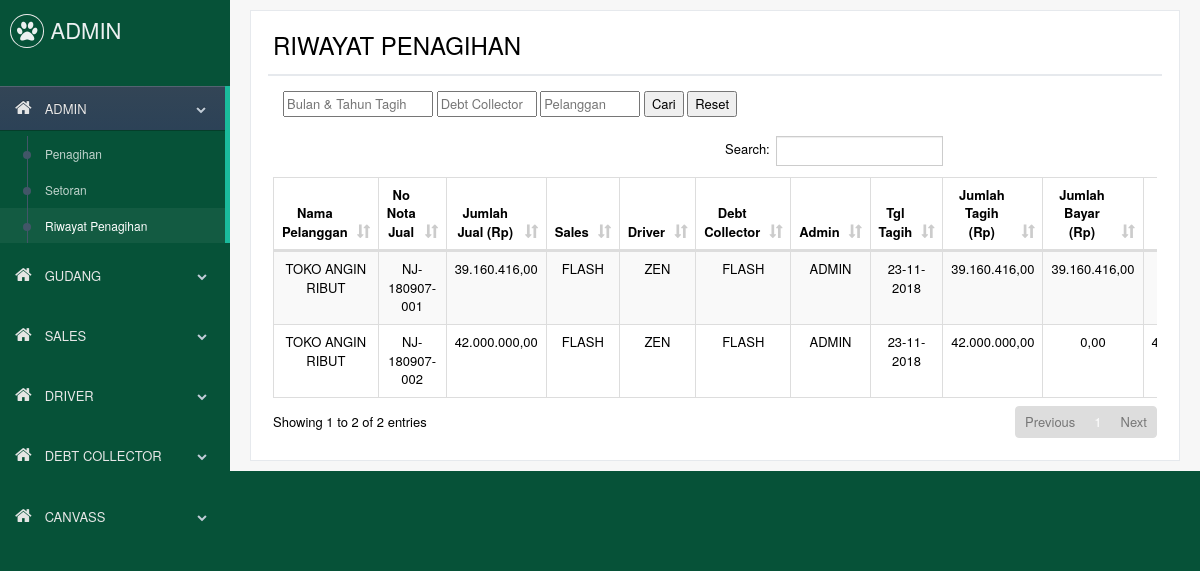
The page /mobile/index.php?page=admin&mode=lap_histori_penagihan (signed in) on the database its author committed.
### tables this page shows
CREATE TABLE `penagihan` (
  `id_penagihan` int(11) NOT NULL,
  `id_karyawan` int(11) DEFAULT NULL,
  `tanggal_tagih` date DEFAULT NULL,
  `tipe` enum('DALAM KOTA','LUAR KOTA') DEFAULT NULL,
  `status_tagih` tinyint(1) DEFAULT NULL,
  `id_admin` int(11) DEFAULT NULL
);

CREATE TABLE `karyawan` (
  `id_karyawan` int(11) NOT NULL,
  `nama_karyawan` varchar(50) NOT NULL,
  `barcode` varchar(10) NOT NULL,
  `ktp` varchar(17) NOT NULL,
  `no_hp` varchar(14) NOT NULL,
  `id_jabatan` int(11) NOT NULL,
  `gaji` float NOT NULL,
  `harian` float NOT NULL,
  `lembur` float NOT NULL,
  `status` tinyint(1) NOT NULL
);

### mobile/assets/inc/publicfunc.php (called while the page is built, shortened)
<?php
function format_uang($uang) {
	return number_format($uang, 2, ",", ".");
}
?>

### mobile/assets/page/admin/lap_histori_penagihan.php (the view, shortened to what this page needs)
<div class="right_col loading" role="main">
    <div class="">
        <div class="row">
            <div class="col-md-12 col-sm-12 col-xs-12">
                <div class="x_panel">
                    <div class="x_title">
                        <h3>RIWAYAT PENAGIHAN</h3>
                    </div>
                    <div class="x_content">
                        <div class="col-xs-12" style="text-align:left">
                            <input
                                type="text"
                                id="datepicker"
                                placeholder="Bulan & Tahun Tagih"
                                style="width:150px"
                                value="<?php if (isset($_GET['tanggal'])) echo $_GET['tanggal'] ;?>"
                                readonly="readonly"></input>
                            <input
                                type="text"
                                id="cari_debt"
                                name="cari_debt"
                                placeholder="Debt Collector"
                                style="width:100px"
                                value="<?php if (isset($_GET['debt'])) echo $_GET['debt'] ;?>"></input>
                            <input
                                type="text"
                                id="cari_pelanggan"
                                name="cari_pelanggan"
                                placeholder="Pelanggan"
                                style="width:100px"
                                value="<?php if (isset($_GET['pelanggan'])) echo $_GET['pelanggan'] ;?>"></input>
                            <input type="button" id="cari" onclick="cari_debt_pelanggan()" value="Cari"></input>
                            <input type="button" id="reset" onclick="reset()" value="Reset"></input>
                        </div>
                        <div class="clearfix"></div><br>
                        <div class="table-responsive">
                            <table id="table1" class="table table-bordered table-striped">
                                <thead>
                                    <tr>
                                        <th>Nama Pelanggan</th>
                                        <th>No Nota Jual</th>
                                        <th>Jumlah Jual (Rp)</th>
                                        <th>Sales</th>
                                        <th>Driver</th>
                                        <th>Debt Collector</th>
                                        <th>Admin</th>
                                        <th>Tgl Tagih</th>
                                        <th>Jumlah Tagih (Rp)</th>
                                        <th>Jumlah Bayar (Rp)</th>
                                        <th>Sisa Piutang (Rp)</th>
                                    </tr>
                                </thead>
                                <tbody>
<?php
	$val="";
	if (!isset($_GET['tanggal']) && !isset($_GET['debt']) && !isset($_GET['pelangan'])){
		$val="AND status_tagih<>2";
	}
	$sql=mysqli_query($con, "SELECT *
			FROM
				penagihan
				INNER JOIN karyawan
					ON (penagihan.id_karyawan = karyawan.id_karyawan)
				INNER JOIN penagihan_detail
					ON (penagihan.id_penagihan = penagihan_detail.id_penagihan)
				INNER JOIN jual
					ON (penagihan_detail.id_jual = jual.id_jual)
				INNER JOIN pelanggan
					ON (jual.id_pelanggan = pelanggan.id_pelanggan)
				INNER JOIN jual_detail
					ON (jual.id_jual = jual_detail.id_jual)
			WHERE penagihan.id_penagihan>0 $val
			GROUP BY jual.id_jual");
	while ($row=mysqli_fetch_array($sql)){
		$sql2=mysqli_query($con, "SELECT (qty_ambil*(harga-diskon_rp-diskon_rp_2-diskon_rp_3)) AS total
				FROM
					jual_detail
					INNER JOIN nota_siap_kirim_detail
						ON (jual_detail.id_jual_detail = nota_siap_kirim_detail.id_jual_detail)
				WHERE id_jual=" .$row['id_jual']);
		$total_jual=0;
		while ($row2=mysqli_fetch_array($sql2)){
			$total_jual+=$row2['total'];
		}
		$sql2=mysqli_query($con, "SELECT nama_karyawan
				FROM
					penagihan
					INNER JOIN karyawan
						ON (penagihan.id_admin = karyawan.id_karyawan)
				WHERE penagihan.id_penagihan=" .$row['id_penagihan']);
		$row2=mysqli_fetch_array($sql2);
		$nama_admin=$row2['nama_karyawan'];
		$status='';
		if ($row['status_bayar']=='2') {$status='Lunas'; $color='black';}
		if ($row['status_bayar']=='3') {$status='Belum Tagih'; $color='black';}
		if ($row['status_nota_kembali']=='0') $status_nota='Dibawa Debt Collector';
		if ($row['status_nota_kembali']=='1') $status_nota='Diterima Admin';
		($row['tgl_janji_next']=='' ? $tgl_jb='' : $tgl_jb=date('d-m-Y',strtotime($row['tgl_janji_next'])));
		if ($row['tgl_janji_next']!=''){
			$tglx1=strtotime($row['tgl_janji_next']);
			$tglx2=strtotime(date('Y-m-d'));
			($tglx1>=$tglx2 ? $color2='red' : $color2='black');
		} else {
			$color2='black';
		}
		$sql3=mysqli_query($con, "SELECT nama_karyawan FROM jual INNER JOIN karyawan ON (jual.id_karyawan = karyawan.id_karyawan) WHERE id_jual=" .$row['id_jual']);
		$row3=mysqli_fetch_array($sql3);
		$nama_sales=$row3['nama_karyawan'];
		$sql3=mysqli_query($con, "SELECT nama_karyawan FROM pengiriman INNER JOIN karyawan ON (pengiriman.id_karyawan = karyawan.id_karyawan) WHERE id_jual=" .$row['id_jual']);
		$row3=mysqli_fetch_array($sql3);
		$nama_driver=$row3['nama_karyawan'];
		echo '<tr>
				<td align="center">' .$row['nama_pelanggan']. '</td>
				<td align="center">' .$row['invoice']. '</td>
				<td align="center">' .format_uang($total_jual). '</td>
				<td align="center">' .$nama_sales. '</td>
				<td align="center">' .$nama_driver. '</td>
				<td align="center">' .$row['nama_karyawan']. '</td>
				<td align="center">' .$nama_admin. '</td>
				<td align="center">' .date("d-m-Y",strtotime($row['tanggal_tagih'])). '</td>
				<td align="center">' .format_uang($total_jual). '</td>
				<td align="center">' .format_uang($row['bayar']). '</td>
				<td align="center">' .format_uang($total_jual-$row['bayar']). '</td>
				<td align="center" style="color: ' .$color2. '">' .$tgl_jb. '</td>
				<td align="center" style="color: ' .$color. '">' .$status. '</td>
				<td align="center">' .$status_nota. '</td>
			</tr>';
	}
?>
                                </tbody>
                            </table>
                        </div>
                    </div>
                </div>
            </div>
        </div>
    </div>
</div>

### mobile/css/shop.css (style rules this page uses)
thead, th { text-align: center; }

### rows shown on the page
penagihan: nama_pelanggan "TOKO ANGIN RIBUT", invoice "NJ-180907-001", total_jual "39.160.416,00", id_karyawan.nama_karyawan "FLASH", karyawan.nama_karyawan "ZEN", nama_karyawan "FLASH", karyawan.nama_karyawan "ADMIN", tanggal_tagih "23-11-2018", bayar "39.160.416,00", invoice "NJ-180907-002", total_jual "42.000.000,00", bayar "0,00"
